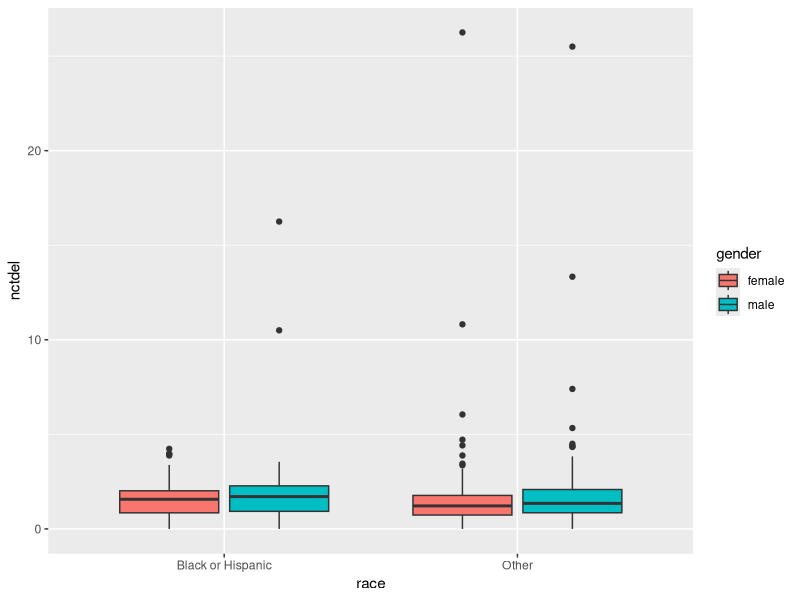
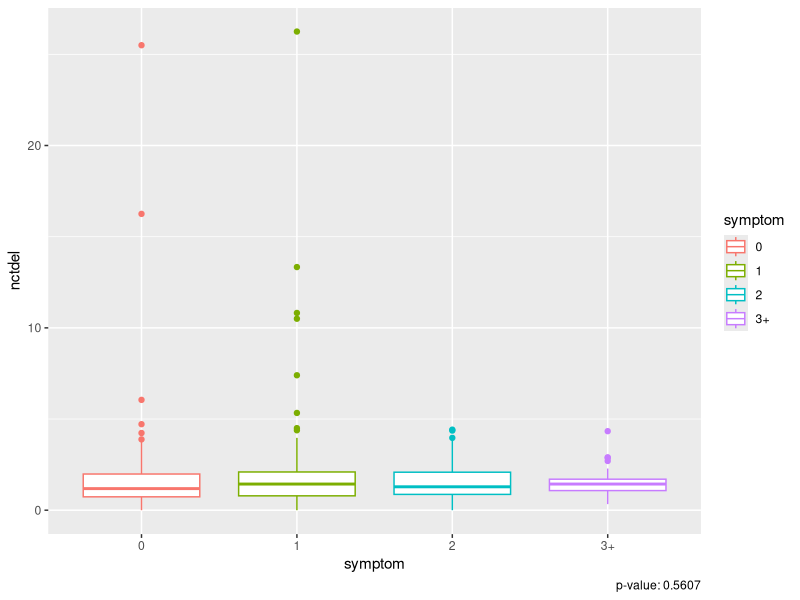
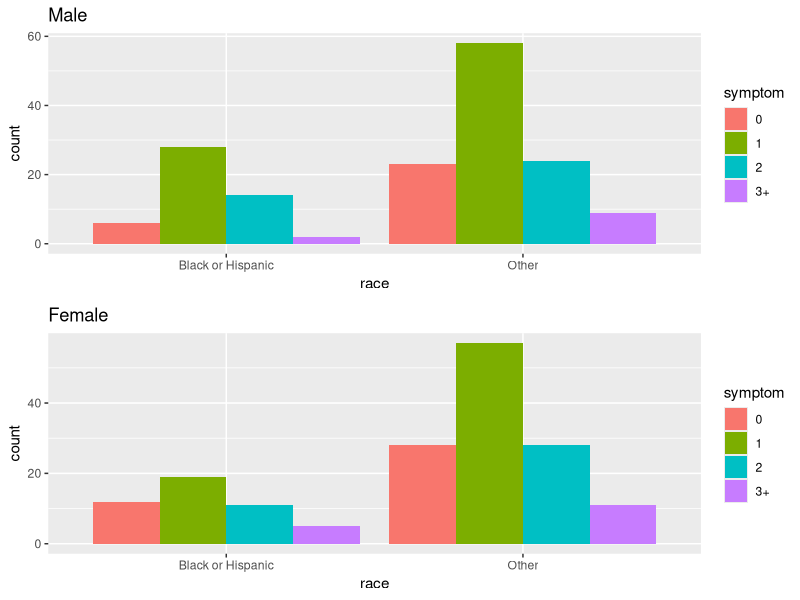
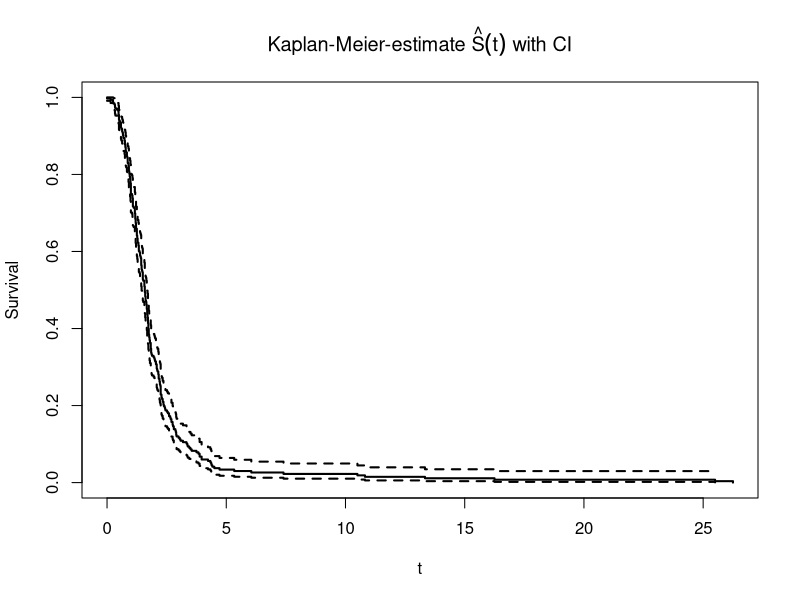
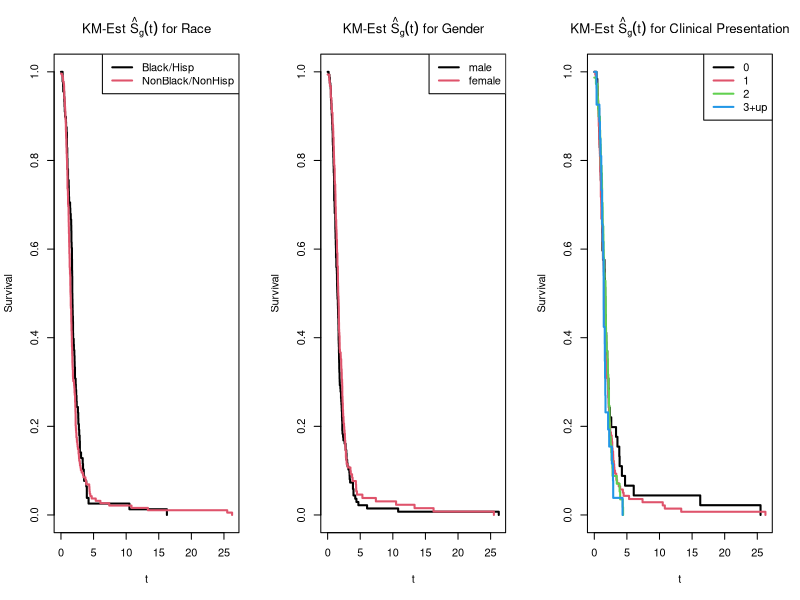

Generate these figures, in order, with R:
## ---- chunk 1
knitr::opts_chunk$set(echo = FALSE, warning = FALSE)
library(ggplot2)
library(survival)
library(gridExtra)

dat <- read.table("kellydat.txt", header=T)

## ---- chunk 2
missing_d <- (which(is.na(dat)))
#dat[missing_d,] # no NA's

dat$race = "Other"
dat$race[dat$black==1|dat$hisp==1 ]="Black or Hispanic"
dat$gender = "male"
dat$gender[dat$male==0]="female"
dat$symptom = "0"
dat$symptom[dat$sn1==1]="1"
dat$symptom[dat$sn2==1]="2"
dat$symptom[dat$sn3==1|dat$all4==1]="3+"
## ---- chunk 3

g1 <- ggplot(data = dat, aes(x=race,y=nctdel)) + geom_boxplot(aes(fill=gender))
g2 <- ggplot(data = dat, aes(x=symptom, y=nctdel,color=symptom)) +geom_boxplot() 
g3 <- ggplot(data = dat, aes(x=race, y=symptom)) + geom_boxplot(aes(fill=gender))
g3m <- ggplot(data = dat[dat$gender=="male",], aes(x=race)) + geom_bar(aes(fill=symptom),position = "dodge") + labs(title="Male", fill="symptom")
g3f <- ggplot(data = dat[dat$gender=="female",], aes(x=race)) + geom_bar(aes(fill=symptom),position = "dodge") + labs(title="Female", fill="symptom")

g1
## ---- chunk 4
p2 <- summary(aov(data=dat, nctdel ~ symptom))[[1]][["Pr(>F)"]][1]
g2 + labs(caption = paste("p-value:", round(p2,4)))
## ---- chunk 5
grid.arrange(g3m, g3f, nrow=2)
## ---- chunk 6
dat.KM <- survfit(Surv(nctdel, fail) ~ 1, data = dat) #estimated survival curve 

plot(dat.KM, main=expression(paste("Kaplan-Meier-estimate ", hat(S)(t), " with CI")),
     xlab="t", ylab="Survival", lwd=2)
## ---- chunk 7

par(mfrow=c(1,3))
dat.KM.race <- survfit(Surv(nctdel, fail) ~ race, type="kaplan-meier", conf.type="log", data=dat)

plot(dat.KM.race, main=expression(paste("KM-Est ", hat(S)[g](t), " for Race")),
     xlab="t", ylab="Survival", lwd=2, col=1:3)
legend(x="topright", col=1:2, lwd=2, legend=c("Black/Hisp", "NonBlack/NonHisp"))


dat.KM.gender <- survfit(Surv(nctdel, fail) ~ male, type="kaplan-meier", conf.type="log", data=dat)

plot(dat.KM.gender, main=expression(paste("KM-Est ", hat(S)[g](t), " for Gender")),
     xlab="t", ylab="Survival", lwd=2, col=1:2)
legend(x="topright", col=1:2, lwd=2, legend=c("male", "female"))


dat.KM.symptom <- survfit(Surv(nctdel, fail) ~ symptom, type="kaplan-meier", conf.type="log", data=dat)

plot(dat.KM.symptom, main=expression(paste("KM-Est ", hat(S)[g](t), " for Clinical Presentation")),
     xlab="t", ylab="Survival", lwd=2, col=1:4)
legend(x="topright", col=1:4, lwd=2, legend=c("0", "1", "2", "3+up"))


